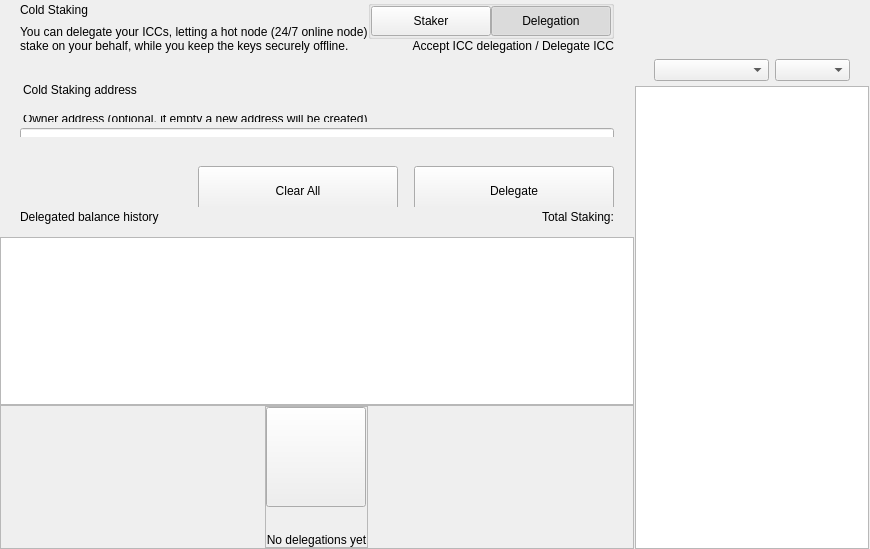
<?xml version="1.0" encoding="UTF-8"?>
<ui version="4.0">
 <class>ColdStakingWidget</class>
 <widget class="QWidget" name="ColdStakingWidget">
  <property name="geometry">
   <rect>
    <x>0</x>
    <y>0</y>
    <width>629</width>
    <height>549</height>
   </rect>
  </property>
  <property name="windowTitle">
   <string>Form</string>
  </property>
  <layout class="QHBoxLayout" name="horizontalLayout_1" stretch="2,1">
   <property name="spacing">
    <number>0</number>
   </property>
   <property name="leftMargin">
    <number>0</number>
   </property>
   <property name="topMargin">
    <number>0</number>
   </property>
   <property name="rightMargin">
    <number>0</number>
   </property>
   <property name="bottomMargin">
    <number>0</number>
   </property>
   <item>
    <widget class="QWidget" name="left" native="true">
     <layout class="QVBoxLayout" name="verticalLayout_3">
      <property name="leftMargin">
       <number>0</number>
      </property>
      <property name="topMargin">
       <number>0</number>
      </property>
      <property name="rightMargin">
       <number>0</number>
      </property>
      <property name="bottomMargin">
       <number>0</number>
      </property>
      <item>
       <layout class="QVBoxLayout" name="verticalLayout_2">
        <property name="spacing">
         <number>0</number>
        </property>
        <item>
         <layout class="QVBoxLayout" name="verticalLayoutTop">
          <property name="spacing">
           <number>0</number>
          </property>
          <property name="leftMargin">
           <number>0</number>
          </property>
          <property name="rightMargin">
           <number>0</number>
          </property>
          <item>
           <widget class="QWidget" name="containerTitle" native="true">
            <property name="sizePolicy">
             <sizepolicy hsizetype="Preferred" vsizetype="Minimum">
              <horstretch>0</horstretch>
              <verstretch>0</verstretch>
             </sizepolicy>
            </property>
            <property name="maximumSize">
             <size>
              <width>16777215</width>
              <height>100</height>
             </size>
            </property>
            <layout class="QHBoxLayout" name="containerTitleLayout">
             <property name="spacing">
              <number>0</number>
             </property>
             <property name="leftMargin">
              <number>20</number>
             </property>
             <property name="topMargin">
              <number>0</number>
             </property>
             <property name="rightMargin">
              <number>20</number>
             </property>
             <property name="bottomMargin">
              <number>0</number>
             </property>
             <item>
              <layout class="QVBoxLayout" name="verticalLayout11">
               <property name="spacing">
                <number>5</number>
               </property>
               <item>
                <widget class="QLabel" name="labelTitle">
                 <property name="text">
                  <string>Cold Staking</string>
                 </property>
                </widget>
               </item>
               <item>
                <widget class="QLabel" name="labelSubtitle1">
                 <property name="maximumSize">
                  <size>
                   <width>16777215</width>
                   <height>16777215</height>
                  </size>
                 </property>
                 <property name="text">
                  <string>You can delegate your ICCs, letting a hot node (24/7 online node)
stake on your behalf, while you keep the keys securely offline.</string>
                 </property>
                </widget>
               </item>
              </layout>
             </item>
             <item>
              <spacer name="horizontalSpacer">
               <property name="orientation">
                <enum>Qt::Horizontal</enum>
               </property>
               <property name="sizeHint" stdset="0">
                <size>
                 <width>40</width>
                 <height>20</height>
                </size>
               </property>
              </spacer>
             </item>
             <item>
              <widget class="QWidget" name="containerViewPrivacyChecks" native="true">
               <layout class="QVBoxLayout" name="containerPrivacyChecks">
                <property name="spacing">
                 <number>0</number>
                </property>
                <property name="leftMargin">
                 <number>0</number>
                </property>
                <property name="topMargin">
                 <number>0</number>
                </property>
                <property name="rightMargin">
                 <number>0</number>
                </property>
                <property name="bottomMargin">
                 <number>0</number>
                </property>
                <item alignment="Qt::AlignHCenter|Qt::AlignVCenter">
                 <widget class="QGroupBox" name="groupBox">
                  <property name="title">
                   <string/>
                  </property>
                  <layout class="QHBoxLayout" name="horizontalLayout_2_1">
                   <property name="spacing">
                    <number>0</number>
                   </property>
                   <property name="leftMargin">
                    <number>0</number>
                   </property>
                   <property name="topMargin">
                    <number>0</number>
                   </property>
                   <property name="rightMargin">
                    <number>0</number>
                   </property>
                   <property name="bottomMargin">
                    <number>0</number>
                   </property>
                   <item>
                    <widget class="QPushButton" name="pushLeft">
                     <property name="minimumSize">
                      <size>
                       <width>120</width>
                       <height>30</height>
                      </size>
                     </property>
                     <property name="maximumSize">
                      <size>
                       <width>120</width>
                       <height>30</height>
                      </size>
                     </property>
                     <property name="focusPolicy">
                      <enum>Qt::NoFocus</enum>
                     </property>
                     <property name="text">
                      <string>Staker</string>
                     </property>
                     <property name="checkable">
                      <bool>true</bool>
                     </property>
                     <property name="autoExclusive">
                      <bool>true</bool>
                     </property>
                    </widget>
                   </item>
                   <item>
                    <widget class="QPushButton" name="pushRight">
                     <property name="minimumSize">
                      <size>
                       <width>120</width>
                       <height>30</height>
                      </size>
                     </property>
                     <property name="maximumSize">
                      <size>
                       <width>120</width>
                       <height>30</height>
                      </size>
                     </property>
                     <property name="focusPolicy">
                      <enum>Qt::NoFocus</enum>
                     </property>
                     <property name="text">
                      <string>Delegation</string>
                     </property>
                     <property name="checkable">
                      <bool>true</bool>
                     </property>
                     <property name="checked">
                      <bool>true</bool>
                     </property>
                     <property name="autoExclusive">
                      <bool>true</bool>
                     </property>
                    </widget>
                   </item>
                  </layout>
                 </widget>
                </item>
                <item alignment="Qt::AlignTop">
                 <widget class="QLabel" name="labelSubtitle2">
                  <property name="text">
                   <string>Accept ICC delegation / Delegate ICC</string>
                  </property>
                  <property name="alignment">
                   <set>Qt::AlignRight|Qt::AlignTrailing|Qt::AlignVCenter</set>
                  </property>
                 </widget>
                </item>
               </layout>
              </widget>
             </item>
            </layout>
           </widget>
          </item>
          <item>
           <spacer name="verticalSpacer_2">
            <property name="orientation">
             <enum>Qt::Vertical</enum>
            </property>
            <property name="sizeType">
             <enum>QSizePolicy::Fixed</enum>
            </property>
            <property name="sizeHint" stdset="0">
             <size>
              <width>20</width>
              <height>30</height>
             </size>
            </property>
           </spacer>
          </item>
          <item>
           <widget class="QWidget" name="containerSend" native="true">
            <property name="minimumSize">
             <size>
              <width>0</width>
              <height>50</height>
             </size>
            </property>
            <layout class="QVBoxLayout" name="containerSendRow">
             <property name="spacing">
              <number>6</number>
             </property>
             <property name="leftMargin">
              <number>0</number>
             </property>
             <property name="topMargin">
              <number>0</number>
             </property>
             <property name="rightMargin">
              <number>0</number>
             </property>
             <property name="bottomMargin">
              <number>0</number>
             </property>
             <item>
              <widget class="QLabel" name="labelEditTitle">
               <property name="maximumSize">
                <size>
                 <width>16777215</width>
                 <height>30</height>
                </size>
               </property>
               <property name="styleSheet">
                <string notr="true">padding-left:20px; padding-bottom:3px;</string>
               </property>
               <property name="text">
                <string>Cold Staking address</string>
               </property>
              </widget>
             </item>
             <item>
              <spacer name="verticalSpacer_6">
               <property name="orientation">
                <enum>Qt::Vertical</enum>
               </property>
               <property name="sizeType">
                <enum>QSizePolicy::Fixed</enum>
               </property>
               <property name="sizeHint" stdset="0">
                <size>
                 <width>20</width>
                 <height>9</height>
                </size>
               </property>
              </spacer>
             </item>
             <item>
              <widget class="QWidget" name="containerOwner" native="true">
               <layout class="QVBoxLayout" name="vContainerOwner">
                <property name="spacing">
                 <number>4</number>
                </property>
                <property name="leftMargin">
                 <number>20</number>
                </property>
                <property name="topMargin">
                 <number>0</number>
                </property>
                <property name="rightMargin">
                 <number>20</number>
                </property>
                <property name="bottomMargin">
                 <number>0</number>
                </property>
                <item>
                 <widget class="QLabel" name="labelSubtitleDescription">
                  <property name="maximumSize">
                   <size>
                    <width>16777215</width>
                    <height>20</height>
                   </size>
                  </property>
                  <property name="styleSheet">
                   <string notr="true">margin-bottom:2px;
                   margin-left:0.05px;
                   padding:0px;</string>
                  </property>
                  <property name="text">
                   <string>Owner address (optional, if empty a new address will be created)</string>
                  </property>
                 </widget>
                </item>
                <item>
                 <widget class="QLineEdit" name="lineEditOwnerAddress">
                  <property name="minimumSize">
                   <size>
                    <width>0</width>
                    <height>50</height>
                   </size>
                  </property>
                  <property name="maximumSize">
                   <size>
                    <width>16777215</width>
                    <height>50</height>
                   </size>
                  </property>
                  <property name="styleSheet">
                   <string notr="true"/>
                  </property>
                  <property name="placeholderText">
                   <string>Enter owner address</string>
                  </property>
                 </widget>
                </item>
               </layout>
              </widget>
             </item>
            </layout>
           </widget>
          </item>
         </layout>
        </item>
        <item>
         <spacer name="verticalSpacer_3">
          <property name="orientation">
           <enum>Qt::Vertical</enum>
          </property>
          <property name="sizeType">
           <enum>QSizePolicy::Minimum</enum>
          </property>
          <property name="sizeHint" stdset="0">
           <size>
            <width>20</width>
            <height>20</height>
           </size>
          </property>
         </spacer>
        </item>
        <item>
         <widget class="QWidget" name="containerBtn" native="true">
          <property name="minimumSize">
           <size>
            <width>0</width>
            <height>50</height>
           </size>
          </property>
          <layout class="QHBoxLayout" name="horizontalLayout">
           <property name="rightMargin">
            <number>20</number>
           </property>
           <item>
            <spacer name="horizontalSpacer_2">
             <property name="orientation">
              <enum>Qt::Horizontal</enum>
             </property>
             <property name="sizeHint" stdset="0">
              <size>
               <width>200</width>
               <height>20</height>
              </size>
             </property>
            </spacer>
           </item>
           <item>
            <layout class="QHBoxLayout" name="horizontalLayout_7">
             <item>
              <spacer name="horizontalSpacer_3">
               <property name="orientation">
                <enum>Qt::Horizontal</enum>
               </property>
               <property name="sizeType">
                <enum>QSizePolicy::Expanding</enum>
               </property>
               <property name="sizeHint" stdset="0">
                <size>
                 <width>40</width>
                 <height>20</height>
                </size>
               </property>
              </spacer>
             </item>
             <item>
              <widget class="QPushButton" name="pushButtonClear">
               <property name="minimumSize">
                <size>
                 <width>200</width>
                 <height>50</height>
                </size>
               </property>
               <property name="focusPolicy">
                <enum>Qt::NoFocus</enum>
               </property>
               <property name="text">
                <string>Clear All</string>
               </property>
              </widget>
             </item>
             <item>
              <spacer name="horizontalSpacer_4">
               <property name="orientation">
                <enum>Qt::Horizontal</enum>
               </property>
               <property name="sizeType">
                <enum>QSizePolicy::Fixed</enum>
               </property>
               <property name="sizeHint" stdset="0">
                <size>
                 <width>10</width>
                 <height>20</height>
                </size>
               </property>
              </spacer>
             </item>
             <item>
              <widget class="QPushButton" name="pushButtonSend">
               <property name="minimumSize">
                <size>
                 <width>200</width>
                 <height>50</height>
                </size>
               </property>
               <property name="maximumSize">
                <size>
                 <width>200</width>
                 <height>50</height>
                </size>
               </property>
               <property name="focusPolicy">
                <enum>Qt::NoFocus</enum>
               </property>
               <property name="text">
                <string>Delegate</string>
               </property>
              </widget>
             </item>
            </layout>
           </item>
          </layout>
         </widget>
        </item>
        <item>
         <widget class="QWidget" name="containerHistoryLabel" native="true">
          <layout class="QHBoxLayout" name="horizontalLayout_4">
           <property name="spacing">
            <number>0</number>
           </property>
           <property name="leftMargin">
            <number>20</number>
           </property>
           <property name="topMargin">
            <number>0</number>
           </property>
           <property name="rightMargin">
            <number>20</number>
           </property>
           <property name="bottomMargin">
            <number>0</number>
           </property>
           <item>
            <widget class="QWidget" name="verticalWidget" native="true">
             <property name="minimumSize">
              <size>
               <width>100</width>
               <height>0</height>
              </size>
             </property>
             <layout class="QVBoxLayout" name="verticalLayout_58">
              <property name="leftMargin">
               <number>0</number>
              </property>
              <property name="topMargin">
               <number>0</number>
              </property>
              <property name="rightMargin">
               <number>0</number>
              </property>
              <property name="bottomMargin">
               <number>0</number>
              </property>
              <item>
               <widget class="QLabel" name="labelListHistory">
                <property name="text">
                 <string>Delegated balance history</string>
                </property>
               </widget>
              </item>
             </layout>
            </widget>
           </item>
           <item>
            <spacer name="horizontalSpacer_5">
             <property name="orientation">
              <enum>Qt::Horizontal</enum>
             </property>
             <property name="sizeHint" stdset="0">
              <size>
               <width>40</width>
               <height>20</height>
              </size>
             </property>
            </spacer>
           </item>
           <item>
            <widget class="QLabel" name="labelStakingTotal">
             <property name="text">
              <string>Total Staking:</string>
             </property>
            </widget>
           </item>
          </layout>
         </widget>
        </item>
        <item>
         <layout class="QVBoxLayout" name="verticalLayout_64">
          <property name="spacing">
           <number>0</number>
          </property>
          <item>
           <spacer name="verticalSpacer_44">
            <property name="orientation">
             <enum>Qt::Vertical</enum>
            </property>
            <property name="sizeType">
             <enum>QSizePolicy::Fixed</enum>
            </property>
            <property name="sizeHint" stdset="0">
             <size>
              <width>20</width>
              <height>10</height>
             </size>
            </property>
           </spacer>
          </item>
          <item>
           <widget class="QListView" name="listView">
            <property name="enabled">
             <bool>true</bool>
            </property>
            <property name="mouseTracking">
             <bool>true</bool>
            </property>
           </widget>
          </item>
          <item>
           <widget class="QFrame" name="emptyContainer">
            <property name="minimumSize">
             <size>
              <width>0</width>
              <height>100</height>
             </size>
            </property>
            <property name="frameShape">
             <enum>QFrame::StyledPanel</enum>
            </property>
            <property name="frameShadow">
             <enum>QFrame::Raised</enum>
            </property>
            <layout class="QVBoxLayout" name="verticalLayout_71" stretch="1,8">
             <property name="spacing">
              <number>0</number>
             </property>
             <property name="leftMargin">
              <number>0</number>
             </property>
             <property name="topMargin">
              <number>0</number>
             </property>
             <property name="rightMargin">
              <number>0</number>
             </property>
             <property name="bottomMargin">
              <number>0</number>
             </property>
             <item>
              <spacer name="verticalSpacer">
               <property name="orientation">
                <enum>Qt::Vertical</enum>
               </property>
               <property name="sizeHint" stdset="0">
                <size>
                 <width>20</width>
                 <height>20</height>
                </size>
               </property>
              </spacer>
             </item>
             <item alignment="Qt::AlignHCenter|Qt::AlignVCenter">
              <widget class="QFrame" name="emptyScreen">
               <property name="sizePolicy">
                <sizepolicy hsizetype="Expanding" vsizetype="Expanding">
                 <horstretch>0</horstretch>
                 <verstretch>0</verstretch>
                </sizepolicy>
               </property>
               <property name="frameShape">
                <enum>QFrame::StyledPanel</enum>
               </property>
               <property name="frameShadow">
                <enum>QFrame::Raised</enum>
               </property>
               <layout class="QVBoxLayout" name="verticalLayout">
                <property name="spacing">
                 <number>30</number>
                </property>
                <property name="leftMargin">
                 <number>0</number>
                </property>
                <property name="topMargin">
                 <number>0</number>
                </property>
                <property name="rightMargin">
                 <number>0</number>
                </property>
                <property name="bottomMargin">
                 <number>0</number>
                </property>
                <item alignment="Qt::AlignHCenter|Qt::AlignVCenter">
                 <widget class="QPushButton" name="pushImgEmpty">
                  <property name="minimumSize">
                   <size>
                    <width>100</width>
                    <height>100</height>
                   </size>
                  </property>
                  <property name="maximumSize">
                   <size>
                    <width>100</width>
                    <height>100</height>
                   </size>
                  </property>
                  <property name="focusPolicy">
                   <enum>Qt::NoFocus</enum>
                  </property>
                  <property name="text">
                   <string/>
                  </property>
                  <property name="iconSize">
                   <size>
                    <width>100</width>
                    <height>100</height>
                   </size>
                  </property>
                 </widget>
                </item>
                <item alignment="Qt::AlignHCenter|Qt::AlignVCenter">
                 <widget class="QLabel" name="labelEmpty">
                  <property name="styleSheet">
                   <string notr="true"/>
                  </property>
                  <property name="text">
                   <string>No delegations yet</string>
                  </property>
                  <property name="alignment">
                   <set>Qt::AlignCenter</set>
                  </property>
                 </widget>
                </item>
               </layout>
              </widget>
             </item>
            </layout>
           </widget>
          </item>
         </layout>
        </item>
       </layout>
      </item>
     </layout>
    </widget>
   </item>
   <item>
    <widget class="QWidget" name="right" native="true">
     <layout class="QVBoxLayout" name="rightContainer">
      <property name="spacing">
       <number>0</number>
      </property>
      <property name="leftMargin">
       <number>1</number>
      </property>
      <property name="topMargin">
       <number>0</number>
      </property>
      <property name="rightMargin">
       <number>1</number>
      </property>
      <property name="bottomMargin">
       <number>0</number>
      </property>
      <item>
       <widget class="QWidget" name="containerRightButtons" native="true">
        <property name="minimumSize">
         <size>
          <width>0</width>
          <height>50</height>
         </size>
        </property>
        <layout class="QVBoxLayout" name="verticalLayout_4">
         <property name="leftMargin">
          <number>19</number>
         </property>
         <property name="topMargin">
          <number>0</number>
         </property>
         <property name="rightMargin">
          <number>19</number>
         </property>
         <property name="bottomMargin">
          <number>0</number>
         </property>
         <item>
          <widget class="OptionButton" name="btnCoinControl" native="true">
           <property name="minimumSize">
            <size>
             <width>0</width>
             <height>0</height>
            </size>
           </property>
          </widget>
         </item>
         <item>
          <widget class="OptionButton" name="btnColdStaking" native="true"/>
         </item>
         <item>
          <widget class="OptionButton" name="btnMyStakingAddresses" native="true">
           <property name="sizePolicy">
            <sizepolicy hsizetype="Preferred" vsizetype="Minimum">
             <horstretch>0</horstretch>
             <verstretch>0</verstretch>
            </sizepolicy>
           </property>
          </widget>
         </item>
        </layout>
       </widget>
      </item>
      <item>
       <widget class="QWidget" name="sortWidget" native="true">
        <layout class="QHBoxLayout" name="horizontalLayout_6">
         <property name="leftMargin">
          <number>19</number>
         </property>
         <property name="rightMargin">
          <number>19</number>
         </property>
         <property name="bottomMargin">
          <number>5</number>
         </property>
         <item>
          <spacer name="horizontalSpacer_6">
           <property name="orientation">
            <enum>Qt::Horizontal</enum>
           </property>
           <property name="sizeHint" stdset="0">
            <size>
             <width>40</width>
             <height>20</height>
            </size>
           </property>
          </spacer>
         </item>
         <item>
          <widget class="QComboBox" name="comboBoxSort">
           <property name="sizePolicy">
            <sizepolicy hsizetype="Preferred" vsizetype="Fixed">
             <horstretch>0</horstretch>
             <verstretch>0</verstretch>
            </sizepolicy>
           </property>
           <property name="minimumSize">
            <size>
             <width>115</width>
             <height>0</height>
            </size>
           </property>
          </widget>
         </item>
         <item>
          <widget class="QComboBox" name="comboBoxSortOrder">
           <property name="sizePolicy">
            <sizepolicy hsizetype="Preferred" vsizetype="Fixed">
             <horstretch>0</horstretch>
             <verstretch>0</verstretch>
            </sizepolicy>
           </property>
           <property name="minimumSize">
            <size>
             <width>75</width>
             <height>0</height>
            </size>
           </property>
          </widget>
         </item>
        </layout>
       </widget>
      </item>
      <item>
       <widget class="QListView" name="listViewStakingAddress">
        <property name="enabled">
         <bool>true</bool>
        </property>
        <property name="mouseTracking">
         <bool>true</bool>
        </property>
       </widget>
      </item>
     </layout>
    </widget>
   </item>
  </layout>
 </widget>
 <customwidgets>
  <customwidget>
   <class>OptionButton</class>
   <extends>QWidget</extends>
   <header>qt/infincoincash/optionbutton.h</header>
   <container>1</container>
  </customwidget>
 </customwidgets>
 <resources/>
 <connections/>
</ui>
